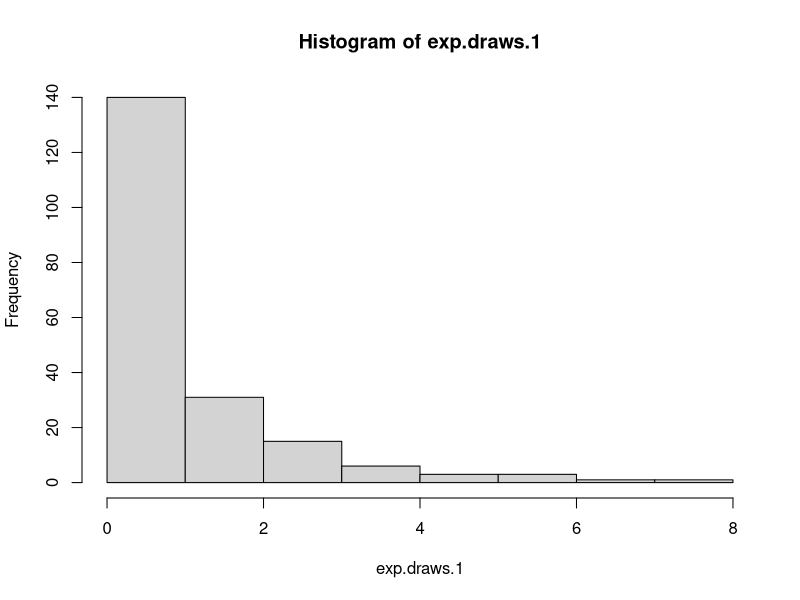
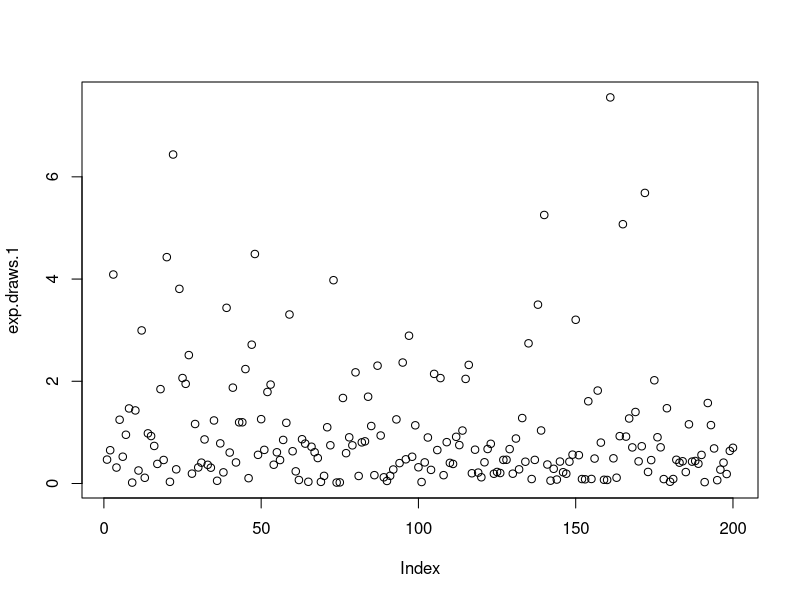
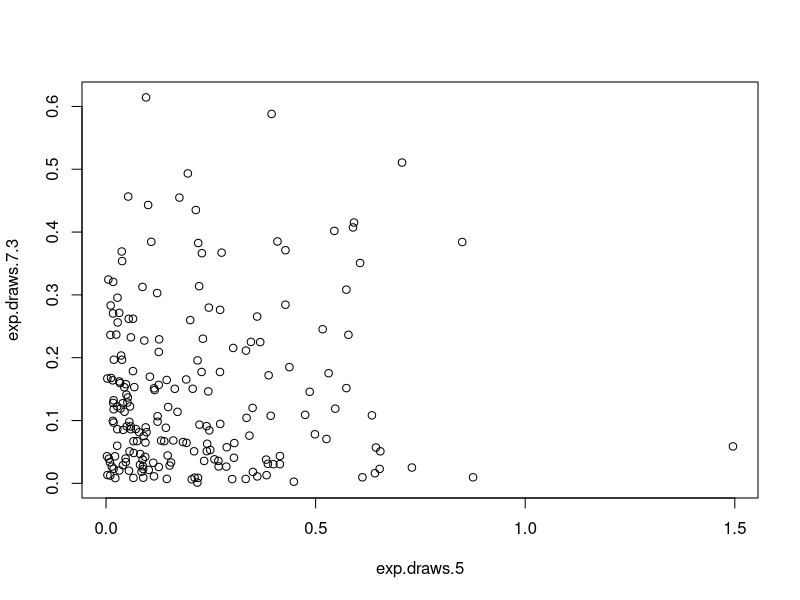
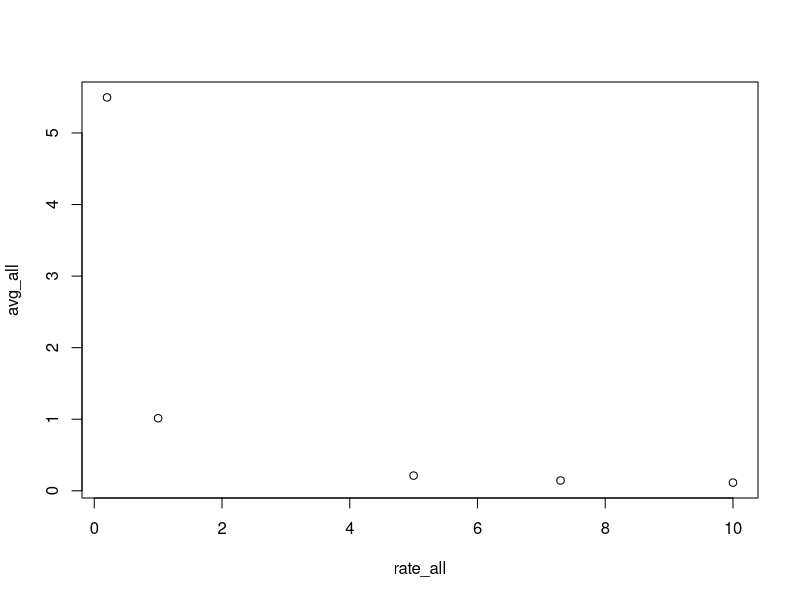
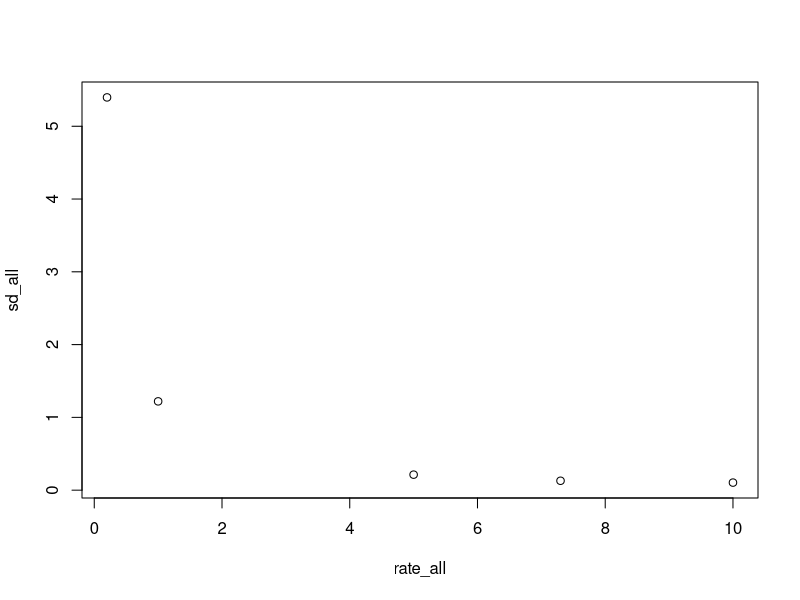
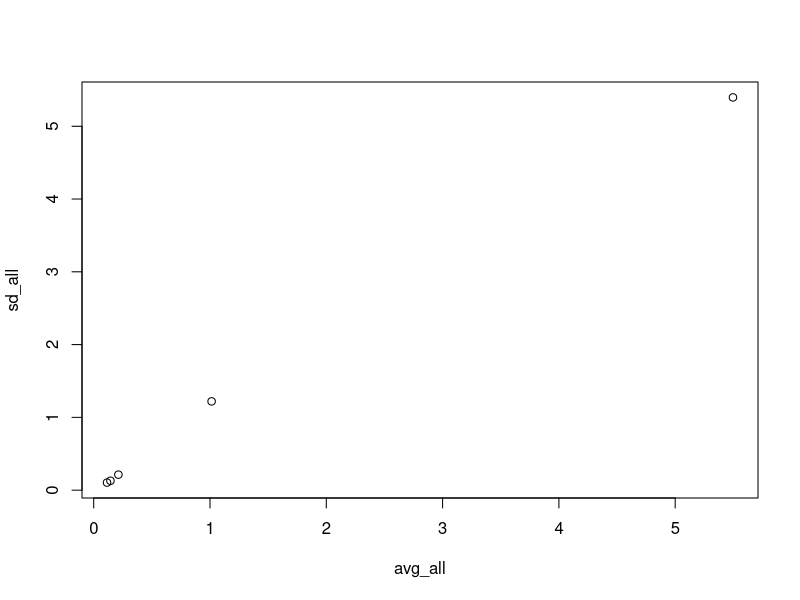
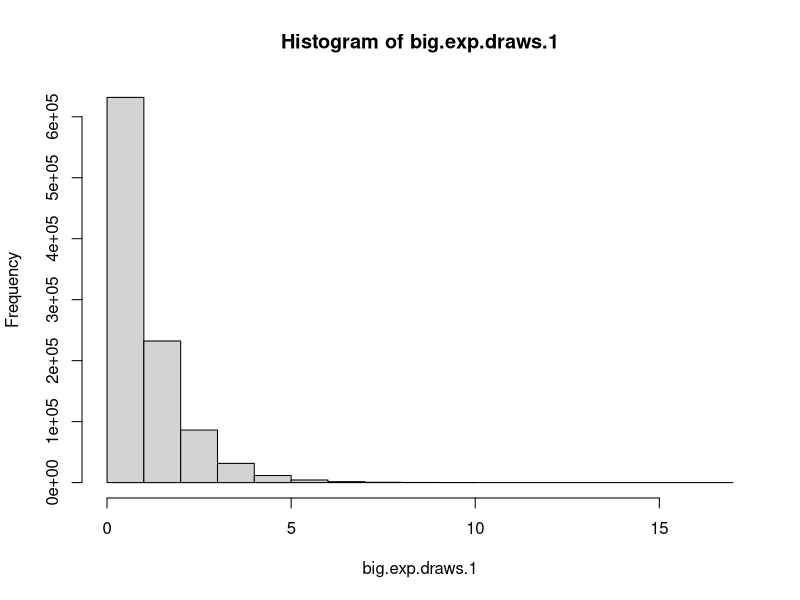

Reproduce these figures in R, in order.
## ---- chunk 1
library(stats)
## ---- chunk 2
exp.draws.1 = rexp(n=200)
mean(exp.draws.1)
sd(exp.draws.1)
## ---- chunk 3
exp.draws.0.2 <- rexp(n=200, 0.2)
exp.draws.5 <- rexp(n=200, 5)
exp.draws.7.3 <- rexp(n=200, 7.3)
exp.draws.10 <- rexp(n=200, 10)

## ---- chunk 4
#a. create a histogram of the standard exponential distribution (n=200)
hist(exp.draws.1)

#b. use plot() to display random values of exponential distribution in order
plot(exp.draws.1)

#c. use plot for exp.draws.5 and exp.draws.7.3
plot(exp.draws.5,exp.draws.7.3)
## ---- chunk 5
#calculate means for exp.draws(0.2, 1, 10, 5, 7.3)
avg_0.2 <- mean(exp.draws.0.2)
avg_.5 <- mean(exp.draws.5)
avg_.7.3 <- mean(exp.draws.7.3)
avg_.10 <- mean(exp.draws.10)
avg_.1 <- mean(exp.draws.1)
avg_all <- c(avg_0.2, avg_.1, avg_.5, avg_.7.3, avg_.10)
rate_all <- c(0.2, 1, 5, 7.3, 10)
plot(rate_all, avg_all)

## ---- chunk 6
sd_.0.2 <- sd(exp.draws.0.2)
sd_.1 <- sd(exp.draws.1)
sd_.5 <- sd(exp.draws.5)
sd_.7.7 <- sd(exp.draws.7.3)
sd_.10 <- sd(exp.draws.10)

sd_all <- c(sd_.0.2, sd_.1, sd_.5, sd_.7.7, sd_.10)

plot(rate_all, sd_all)

## ---- chunk 7
plot(avg_all, sd_all)
## ---- chunk 8
big.exp.draws.1 <- rexp(n=1000000)
avg_big <- mean(big.exp.draws.1)
sd_big <- sd(big.exp.draws.1)
## ---- chunk 9
hist(big.exp.draws.1)

